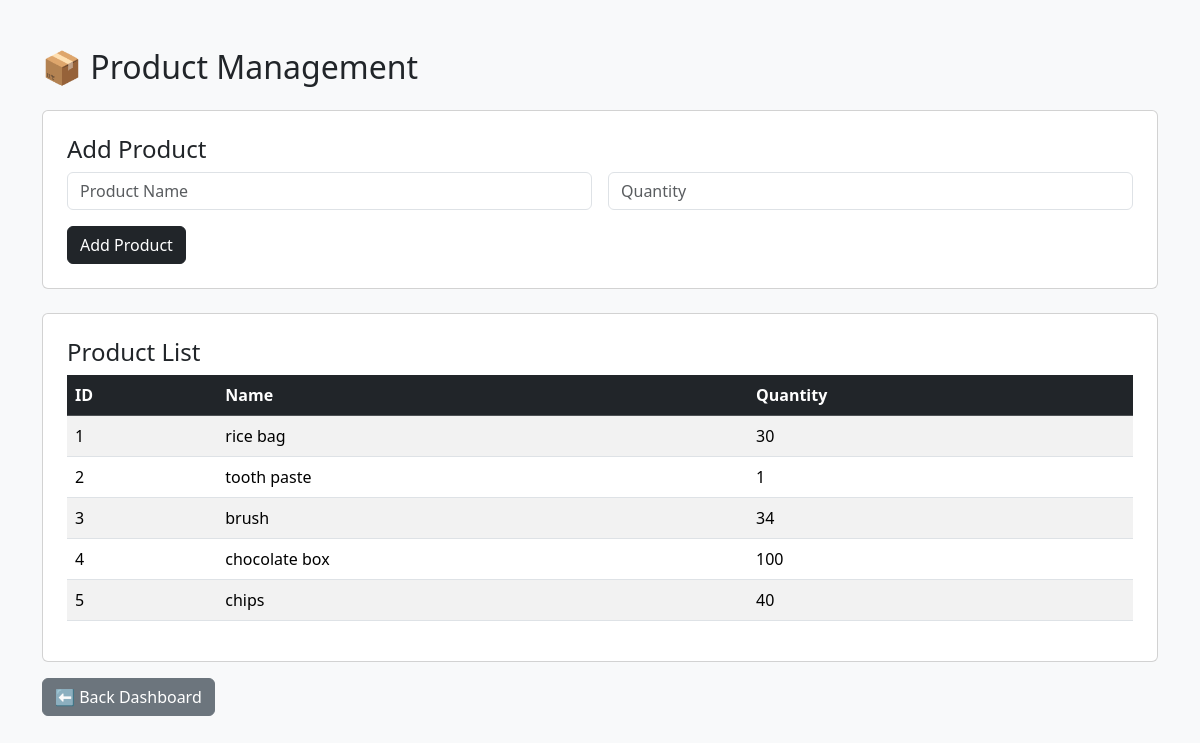
Screenshot of /products (signed in) with the database file from the repository.
### tables this page shows
CREATE TABLE products(
        id INTEGER PRIMARY KEY AUTOINCREMENT,
        name TEXT NOT NULL,
        quantity INTEGER NOT NULL
    );

### app.py (the view)
@app.route("/products")
def products():
    if "user" not in session:
        return redirect("/")
    conn = get_db()
    products = conn.execute("SELECT * FROM products").fetchall()
    conn.close()
    return render_template("products.html", products=products)

### app.py (called while the page is built)
def get_db():
    conn = sqlite3.connect("database.db")
    conn.row_factory = sqlite3.Row
    return conn

### templates/products.html (shortened to what this page needs)
<!DOCTYPE html>
<html>
<head>
    <link href="https://cdn.jsdelivr.net/npm/bootstrap@5.3.2/dist/css/bootstrap.min.css" rel="stylesheet">
</head>
<body class="bg-light">
<div class="container mt-5">
<h2 class="mb-4">📦 Product Management</h2>
<div class="card p-4 mb-4">
<h4>Add Product</h4>
<form action="/add" method="post" class="row g-3">
<div class="col-md-6">
<input class="form-control" name="name" placeholder="Product Name" required>
</div>
<div class="col-md-6">
<input class="form-control" name="quantity" placeholder="Quantity" required>
</div>
<div class="col-md-12">
<button class="btn btn-dark">Add Product</button>
</div>
</form>
</div>
<div class="card p-4">
<h4>Product List</h4>
<table class="table table-striped">
<thead class="table-dark">
<tr>
<th>ID</th>
<th>Name</th>
<th>Quantity</th>
</tr>
</thead>
<tbody>
{% if products %}
    {% for p in products %}
    <tr>
        <td>{{ p.id }}</td>
        <td>{{ p.name }}</td>
        <td>{{ p.quantity }}</td>
    </tr>
    {% endfor %}
{% else %}
<tr>
<td colspan="3" class="text-center text-muted">
No products added yet
</td>
</tr>
{% endif %}
</tbody>
</table>
</div>
<a href="/dashboard" class="btn btn-secondary mt-3">⬅ Back Dashboard</a>
</div>
</body>
</html>

### rows the page displays
products: id "1", name "rice bag", quantity "30"
products: id "2", name "tooth paste", quantity "1"
products: id "3", name "brush", quantity "34"
products: id "4", name "chocolate box", quantity "100"
products: id "5", name "chips", quantity "40"
